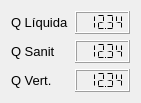
  <widget class="QWidget" name="layoutWidget">
   <property name="geometry">
    <rect>
     <x>50</x>
     <y>220</y>
     <width>141</width>
     <height>83</height>
    </rect>
   </property>
   <property name="font">
    <font>
     <bold>false</bold>
    </font>
   </property>
   <property name="autoFillBackground">
    <bool>false</bool>
   </property>
   <layout class="QGridLayout" name="gridLayout_q">
    <item row="1" column="0">
     <widget class="QLabel" name="label_q_sanitaria">
      <property name="font">
       <font>
        <pointsize>10</pointsize>
        <bold>false</bold>
       </font>
      </property>
      <property name="autoFillBackground">
       <bool>false</bool>
      </property>
      <property name="text">
       <string>Q Sanit</string>
      </property>
      <property name="alignment">
       <set>Qt::AlignLeading|Qt::AlignLeft|Qt::AlignVCenter</set>
      </property>
     </widget>
    </item>
    <item row="0" column="1">
     <widget class="QLCDNumber" name="lcdNumber_q_liquida">
      <property name="font">
       <font>
        <bold>false</bold>
       </font>
      </property>
      <property name="autoFillBackground">
       <bool>true</bool>
      </property>
      <property name="smallDecimalPoint">
       <bool>true</bool>
      </property>
      <property name="digitCount">
       <number>5</number>
      </property>
      <property name="segmentStyle">
       <enum>QLCDNumber::Flat</enum>
      </property>
      <property name="value" stdset="0">
       <double>12.340000000000000</double>
      </property>
     </widget>
    </item>
    <item row="2" column="1">
     <widget class="QLCDNumber" name="lcdNumber_q_vertimento">
      <property name="font">
       <font>
        <bold>false</bold>
       </font>
      </property>
      <property name="autoFillBackground">
       <bool>true</bool>
      </property>
      <property name="smallDecimalPoint">
       <bool>true</bool>
      </property>
      <property name="digitCount">
       <number>5</number>
      </property>
      <property name="segmentStyle">
       <enum>QLCDNumber::Flat</enum>
      </property>
      <property name="value" stdset="0">
       <double>12.340000000000000</double>
      </property>
     </widget>
    </item>
    <item row="0" column="0">
     <widget class="QLabel" name="label_q_liquida">
      <property name="font">
       <font>
        <pointsize>10</pointsize>
        <bold>false</bold>
       </font>
      </property>
      <property name="autoFillBackground">
       <bool>false</bool>
      </property>
      <property name="text">
       <string>Q Líquida</string>
      </property>
      <property name="alignment">
       <set>Qt::AlignLeading|Qt::AlignLeft|Qt::AlignVCenter</set>
      </property>
     </widget>
    </item>
    <item row="2" column="0">
     <widget class="QLabel" name="label_q_vertimento">
      <property name="font">
       <font>
        <pointsize>10</pointsize>
        <bold>false</bold>
       </font>
      </property>
      <property name="autoFillBackground">
       <bool>false</bool>
      </property>
      <property name="text">
       <string>Q Vert.</string>
      </property>
      <property name="alignment">
       <set>Qt::AlignLeading|Qt::AlignLeft|Qt::AlignVCenter</set>
      </property>
     </widget>
    </item>
    <item row="1" column="1">
     <widget class="QLCDNumber" name="lcdNumber_q_sanitaria">
      <property name="font">
       <font>
        <bold>false</bold>
       </font>
      </property>
      <property name="autoFillBackground">
       <bool>true</bool>
      </property>
      <property name="smallDecimalPoint">
       <bool>true</bool>
      </property>
      <property name="digitCount">
       <number>5</number>
      </property>
      <property name="segmentStyle">
       <enum>QLCDNumber::Flat</enum>
      </property>
      <property name="value" stdset="0">
       <double>12.340000000000000</double>
      </property>
     </widget>
    </item>
   </layout>
  </widget>
